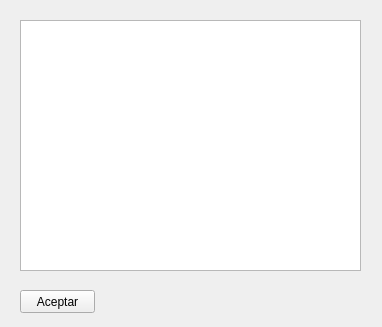
<?xml version="1.0" encoding="UTF-8"?>
<ui version="4.0">
 <class>Form</class>
 <widget class="QWidget" name="Form">
  <property name="geometry">
   <rect>
    <x>0</x>
    <y>0</y>
    <width>382</width>
    <height>327</height>
   </rect>
  </property>
  <property name="windowTitle">
   <string>Form</string>
  </property>
  <widget class="QTableWidget" name="registroTable">
   <property name="geometry">
    <rect>
     <x>20</x>
     <y>20</y>
     <width>341</width>
     <height>251</height>
    </rect>
   </property>
  </widget>
  <widget class="QPushButton" name="aceptarBtn">
   <property name="geometry">
    <rect>
     <x>20</x>
     <y>290</y>
     <width>75</width>
     <height>23</height>
    </rect>
   </property>
   <property name="text">
    <string>Aceptar</string>
   </property>
  </widget>
 </widget>
 <resources/>
 <connections>
  <connection>
   <sender>aceptarBtn</sender>
   <signal>clicked()</signal>
   <receiver>Form</receiver>
   <slot>aceptar()</slot>
   <hints>
    <hint type="sourcelabel">
     <x>57</x>
     <y>301</y>
    </hint>
    <hint type="destinationlabel">
     <x>190</x>
     <y>163</y>
    </hint>
   </hints>
  </connection>
 </connections>
 <slots>
  <slot>aceptar()</slot>
 </slots>
</ui>
